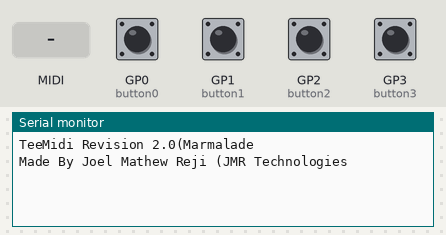
A sketch run on a simulated Raspberry Pi Pico. Parts: the last lines printed to the serial monitor. Inputs (shaded band) come from the test bench; at power-on: GP0 (button0) HIGH, GP1 (button1), GP2 (button2), GP3 (button3) LOW. MIDI output is not drawn.

Above: at 2.2 s.
2.3 s: GP0 (button0) pulled LOW for 0.15 s
At 3.5 s:
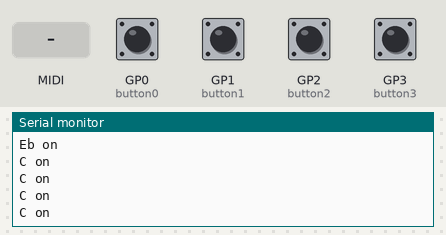
3.9 s: MIDI note 36 received
At 4.9 s:
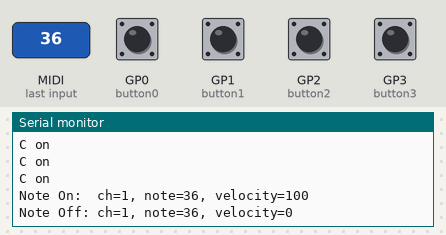
5.7 s: MIDI note 48 received
At 5.91 s:
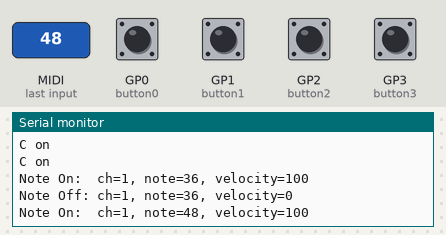

Measured:
- after the input at 2.3 s, the serial monitor: prints a new line at once (image 1)
- after the input at 3.9 s, the serial monitor: prints a new line at once (image 2)
- after the input at 5.7 s, the serial monitor: prints a new line at once (image 3)

The sketch:

TeeMIDI.ino
```cpp
# include <Bounce.h>
# include <MIDI.h>
MIDI_CREATE_INSTANCE(HardwareSerial, Serial2, MIDI);

Bounce button0 = Bounce(0, 5);
Bounce button1 = Bounce(1, 5);
Bounce button2 = Bounce(2, 5);
Bounce button3 = Bounce(3, 5);

void setup() {
  pinMode(0, INPUT_PULLUP);
  pinMode(0, INPUT_PULLUP);
  pinMode(0, INPUT_PULLUP);
  pinMode(0, INPUT_PULLUP);
  MIDI.begin(MIDI_CHANNEL_OMNI);
  Serial2.setTX(10);
  Serial2.setRX(9);
  Serial.begin(31250);
  Serial.println("TeeMidi Revision 2.0(Marmalade");
  delay(1000);
  Serial.println("Made By Joel Mathew Reji (JMR Technologies");
}

void loop()  {
  button0.update();
  button1.update();
  button2.update();
  button3.update();

  if (button0.fallingEdge()) {
    MIDI.sendNoteOn(60, 64, 1);
    Serial.println("C on");
  }
if (button0.fallingEdge()) {
    MIDI.sendNoteOn(61, 64, 1);
    Serial.println("C# on");
  }
if (button0.fallingEdge()) {
    MIDI.sendNoteOn(62, 64, 1);
    Serial.println("D on");
  }
if (button0.fallingEdge()) {
    MIDI.sendNoteOn(63, 64, 1);
    Serial.println("Eb on");
  }


if (button0.fallingEdge()) {
    MIDI.sendNoteOff(60, 0, 1);
    Serial.println("C on");
  }
  if (button0.fallingEdge()) {
    MIDI.sendNoteOff(61, 0, 1);
    Serial.println("C on");
  }
  if (button0.fallingEdge()) {
    MIDI.sendNoteOff(62, 0, 1);
    Serial.println("C on");
  }
  if (button0.fallingEdge()) {
    MIDI.sendNoteOff(63, 0, 1);
    Serial.println("C on");
  }

 int type, note, velocity, channel, d1, d2;
 if (MIDI.read()) {
  byte type = MIDI.getType();
  switch (type) {
    case midi::NoteOn:
    note = MIDI.getData1();
    velocity = MIDI.getData2();
    channel = MIDI.getChannel();
     if (velocity > 0) {
          Serial.println(String("Note On:  ch=") + channel + ", note=" + note + ", velocity=" + velocity);
        } else {
          Serial.println(String("Note Off: ch=") + channel + ", note=" + note);
        }
     break;


   case midi::NoteOff:
     note = MIDI.getData1();
     velocity = MIDI.getData2();
     channel = MIDI.getChannel();
     Serial.println(String("Note Off: ch=") + channel + ", note=" + note + ", velocity=" + velocity);
        break;

       default:
          d1 = MIDI.getData1();
          d2 = MIDI.getData2();
          if (type == 254) {
          }
          else {
          Serial.println(String("Message, type=") + type + ", data = " + d1 + " " + d2);
          }


    }

  }
}
```
